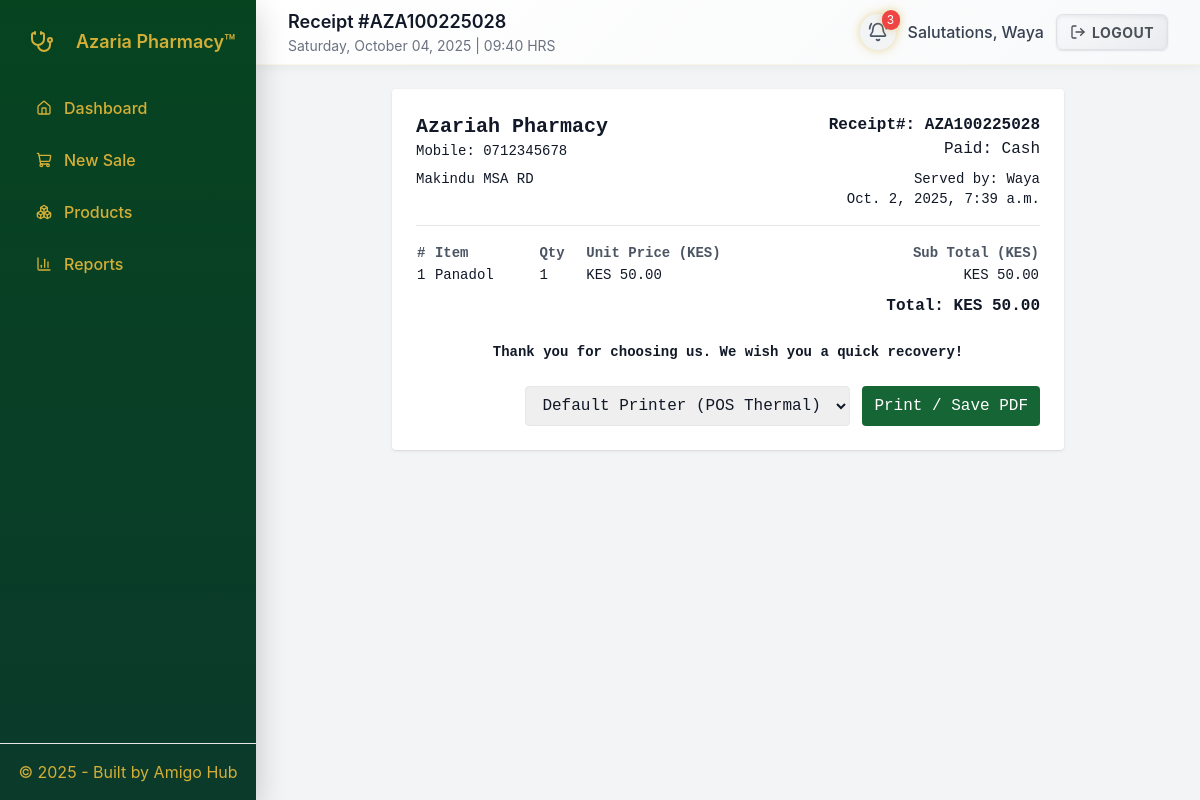
The app's page /receipt/28/ (signed in) with its own data.
### pos/models.py (models this page shows, shortened)
class Sale(models.Model):
    branch = models.ForeignKey(Branch, on_delete=models.CASCADE)
    cashier = models.ForeignKey(settings.AUTH_USER_MODEL, on_delete=models.SET_NULL, null=True)
    customer = models.ForeignKey(Customer, null=True, blank=True, on_delete=models.SET_NULL)
    created_at = models.DateTimeField(auto_now_add=True)
    total = models.DecimalField(max_digits=12, decimal_places=2)
    cash_received = models.DecimalField(max_digits=12, decimal_places=2, default=0)
    notes = models.TextField(blank=True)

class Branch(models.Model):
    name = models.CharField(max_length=120)
    address = models.TextField(blank=True)
    phone = models.CharField(max_length=30, blank=True)

class SaleItem(models.Model):
    sale = models.ForeignKey(Sale, on_delete=models.CASCADE, related_name="items")
    product = models.ForeignKey(Product, on_delete=models.PROTECT)
    product_stock = models.ForeignKey(ProductStock, on_delete=models.PROTECT, null=True, blank=True)
    unit_price = models.DecimalField(max_digits=10, decimal_places=2)
    qty = models.IntegerField()
    line_total = models.DecimalField(max_digits=12, decimal_places=2)

class Product(models.Model):
    name = models.CharField(max_length=255)
    category = models.CharField(max_length=120, blank=True)
    description = models.TextField(blank=True)
    price = models.DecimalField(max_digits=10, decimal_places=2)
    min_price = models.DecimalField(max_digits=10, decimal_places=2, default=0, validators=[MinValueValidator(Decimal('0.00'))])
    created_at = models.DateTimeField(auto_now_add=True)

### pos/views.py (the view)
# urls.py: path("receipt/<int:sale_id>/", views.receipt_view, name="receipt"),
@login_required
def receipt_view(request, sale_id):
    sale = get_object_or_404(Sale, pk=sale_id)
    messages.get_messages(request)
    if request.method == 'POST':
        return redirect('pos:sale_create')
    return render(request, "pos/receipt.html", {
        "sale": sale,
        "cashier_display_name": get_user_display_name(sale.cashier) if sale.cashier else 'Unknown'
    })

### pos/views.py (called while the page is built)
def get_user_display_name(user):
    return user.first_name or user.username

### pos/templates/pos/receipt.html (shortened to what this page needs)
{% extends "pos/base.html" %}
{% block page_title %}Receipt #<span id="receipt-title"></span>{% endblock %}
{% block content %}
<div class="bg-white p-6 rounded shadow max-w-2xl mx-auto receipt-content">
  <div class="flex justify-between items-start mb-2">
    <div>
      <h2 class="text-xl font-bold mb-0">{{ sale.branch.name }}</h2>
      <p class="text-sm">Mobile: {{ sale.branch.phone }}</p>
    </div>
    <div class="text-right">
      <div class="font-semibold">Receipt#: <span id="receipt-number"></span></div>
      <div>Paid: Cash</div>
    </div>
  </div>
  <div class="flex justify-between mb-4">
    <div>
      <p class="text-sm">{{ sale.branch.address }}</p>
    </div>
    <div class="text-right">
      <div class="text-sm">Served by: {{ user.first_name }}</div>
      <div class="text-sm">{{ sale.created_at }}</div>
    </div>
  </div>
  <hr class="my-4">
  <table class="w-full text-sm">
    <thead>
      <tr class="text-left text-gray-600">
        <th>#</th><th>Item</th><th>Qty</th><th>Unit Price (KES)</th><th class="text-right">Sub Total (KES)</th>
      </tr>
    </thead>
    <tbody>
      {% for it in sale.items.all %}
        <tr>
          <td>{{ forloop.counter }}</td>
          <td>{{ it.product.name }}</td>
          <td>{{ it.qty }}</td>
          <td>KES {{ it.unit_price }}</td>
          <td class="text-right">KES {{ it.line_total }}</td>
        </tr>
      {% endfor %}
    </tbody>
  </table>
  <div class="text-right font-semibold">
    Total: KES {{ sale.total }}
  </div>
  <div class="mt-6 text-center">
    <p class="text-sm font-semibold">Thank you for choosing us. We wish you a quick recovery!</p>
  </div>
  <div class="mt-6 flex justify-end space-x-3 print-buttons">
    <select id="printer-select" class="px-3 py-2 rounded border">
      <option value="default">Default Printer (POS Thermal)</option>
    </select>
    <button onclick="printReceipt()" class="px-3 py-2 rounded bg-green-800 text-white">Print / Save PDF</button>
  </div>
</div>
{% endblock %}

### pos/templates/pos/base.html (shortened to what this page needs)
{% load static %}
<!doctype html>
<html lang="en">
<head>
  <script src="https://cdn.tailwindcss.com"></script>
</head>
<body class="min-h-screen">
  <div class="flex min-h-screen page-wrapper">
    {% if request.user.is_authenticated %}
    <aside id="sidebar"
           class="sidebar-panel fixed inset-y-0 left-0 z-40 w-64 transform -translate-x-full lg:translate-x-0 transition-transform duration-300 ease-out flex flex-col h-screen text-base"
           aria-hidden="true">
      <div class="p-5">
        <div class="flex items-center gap-3 mb-5">
          <figure class="w-11 h-11 rounded-lg bg-white/8 flex items-center justify-center text-lg backdrop-filter: blur(10px)" role="img" aria-label="Azaria Pharmacy Logo">
            <i data-lucide="stethoscope" class="w-6 h-6"></i>
          </figure>
          <div>
            <div class="text-lg font-semibold">Azaria Pharmacy™</div>
          </div>
        </div>
        <nav class="space-y-1 mt-2">
          <a href="{% url 'pos:dashboard' %}" class="nav-link {% if request.resolver_match and request.resolver_match.url_name == 'dashboard' %}active{% endif %}" aria-label="Go to Dashboard">
            <i data-lucide="home" class="w-4 h-4"></i>
            <span>Dashboard</span>
          </a>
          <a href="{% url 'pos:sale_create' %}" class="nav-link {% if request.resolver_match and request.resolver_match.url_name == 'sale_create' %}active{% endif %}" aria-label="Create New Sale">
            <i data-lucide="shopping-cart" class="w-4 h-4"></i>
            <span>New Sale</span>
          </a>
          <a href="{% url 'pos:product_list' %}" class="nav-link {% if request.resolver_match and request.resolver_match.url_name == 'product_list' %}active{% endif %}" aria-label="View Products">
            <i data-lucide="boxes" class="w-4 h-4"></i>
            <span>Products</span>
          </a>
          {% if user.is_superuser %}
          <a href="{% url 'pos:reports' %}" class="nav-link {% if request.resolver_match and request.resolver_match.url_name == 'reports' %}active{% endif %}" aria-label="View Reports">
            <i data-lucide="bar-chart-3" class="w-4 h-4"></i>
            <span>Reports</span>
          </a>
          {% endif %}
        </nav>
      </div>
      <div class="mt-auto p-4 border-t border-white/6 text-center sidebar-footer">
        &copy; {% now "Y" %} - Built by
        <a href="https://amigohub.africa" target="_blank" rel="noopener" aria-label="Visit Amigo Hub website">Amigo Hub</a>
      </div>
    </aside>
    {% endif %}
    <div class="flex-1 main-content lg:ml-64">
      <header class="bg-white border-b sticky top-0 z-20">
        <div class="max-w-7xl mx-auto px-4 sm:px-6 lg:px-8">
          <div class="flex items-center justify-between h-16">
            <div class="flex items-center gap-3">
              <div class="page-title-group">
                {% if request.user.is_authenticated %}
                  <h1 class="text-lg font-semibold">{% block page_title %}Dashboard{% endblock %}</h1>
                  <p class="text-sm text-gray-500">{% now "l, F d, Y" %} | {% now "H:i" %} HRS</p>
                {% endif %}
              </div>
            </div>
            <div class="flex items-center gap-3">
              {% if request.resolver_match and request.resolver_match.url_name not in 'login signup' %}
                {% if request.user.is_authenticated %}
                  <div class="flex items-center gap-3">
                    {% if user.is_superuser %}
                    <div class="relative" id="bell-container">
                      <button id="notifications-bell" class="p-2 rounded-full bg-gray-100 hover:bg-gray-200 focus:outline-none focus:ring-2 focus:ring-gold transition-all duration-200" aria-label="View notifications" aria-haspopup="true" aria-expanded="false">
                        <i data-lucide="bell-ring" class="w-5 h-5 text-gray-600"></i>
                        <span id="unread-badge" class="absolute -top-1 -right-1 bg-red-500 text-white text-xs rounded-full min-w-[18px] h-5 flex items-center justify-center" style="display: none;">0</span>
                      </button>
                    </div>
                    {% endif %}
                    <span class="text-gray-700 font-medium hidden sm:inline" aria-live="polite">Salutations, {{ user.first_name|default:user.get_username }}</span>
                    <form action="{% url 'pos:logout' %}" method="post" class="inline" aria-label="Logout form">
                      <button type="submit" class="btn-logout focus:outline-none focus:ring-2 focus:ring-gold focus:ring-offset-2" aria-label="Log out of the application">
                        <i data-lucide="log-out" class="w-4 h-4"></i>
                        <span class="hidden sm:inline">Logout</span>
                      </button>
                    </form>
                  </div>
                {% else %}
                  <a href="{% url 'pos:login' %}" class="btn-primary" aria-label="Log in to the application">
                    <i data-lucide="log-in" class="w-4 h-4"></i>
                    <span>Login</span>
                  </a>
                {% endif %}
              {% endif %}
            </div>
          </div>
        </div>
      </header>
      <main class="py-6 min-h-[calc(100vh-4rem)]">
        <div class="max-w-7xl mx-auto px-4 sm:px-6 lg:px-8">
          <div class="page-content">
            {% block content %}{% endblock %}
          </div>
        </div>
      </main>
    </div>
  </div>
</body>
</html>

### pos/templates/pos/base.html (style rules this page uses)
:root { --darkgreen: #064420; --gold: #D4AF37; --gold-dark: #D4AF37; --panel-bg: #ffffff; --muted: #6b7280; --glass-bg: rgba(255, 255, 255, 0.25); --glass-border: rgba(255, 255, 255, 0.18); --neon-glow: 0 0 10px rgba(212, 175, 55, 0.5); }
body { font-family: Inter, ui-sans-serif, system-ui, -apple-system, "Segoe UI", Roboto, "Helvetica Neue", Arial; background: #f3f4f6; color: #111827; min-height: 100vh; }
.page-wrapper { position: relative; overflow: hidden; }
.page-content { animation: fadeSlideIn 0.4s cubic-bezier(0.4, 0, 0.2, 1) forwards; opacity: 0; transform: translateY(10px); }
body.loaded .page-content { animation-play-state: running; }
.sidebar-panel { background: linear-gradient(180deg, var(--darkgreen), #0b3a2b); color: var(--gold); box-shadow: 0 10px 30px rgba(0, 0, 0, 0.2); }
.nav-link { display: flex; align-items: center; gap: .75rem; padding: .75rem 1rem; border-radius: .5rem; color: var(--gold); text-decoration: none; font-weight: 500; transition: all 0.3s cubic-bezier(0.4, 0, 0.2, 1); position: relative; overflow: hidden; margin: 0.125rem 0; }
.nav-link::before { content: ''; position: absolute; top: 50%; left: 50%; width: 0; height: 0; background: rgba(255, 255, 255, 0.2); border-radius: 50%; transform: translate(-50%, -50%); transition: width 0.6s, height 0.6s; }
.btn-logout { background: linear-gradient(145deg, #f8f9fa, #e9ecef); border: 1px solid #dee2e6; color: #495057; padding: .4rem .8rem; border-radius: .4rem; font-weight: 700; display: inline-flex; align-items: center; gap: .4rem; transition: all 0.3s cubic-bezier(0.4, 0, 0.2, 1); position: relative; overflow: hidden; box-shadow: inset 0 2px 4px rgba(0, 0, 0, 0.06), 0 1px 2px rgba(0, 0, 0, 0.1); text-transform: uppercase; letter-spacing: 0.5px; font-size: 0.875rem; }
.btn-logout::before { content: ''; position: absolute; top: 0; left: -100%; width: 100%; height: 100%; background: linear-gradient(90deg, transparent, rgba(255, 255, 255, 0.4), transparent); transition: left 0.6s; }
.sidebar-footer a { color: var(--gold); text-decoration: none; transition: color 0.2s; }
.main-content { width: 100%; min-width: 0; }
.page-title-group > * { transition: opacity 0.3s ease-in-out; }
header { background: linear-gradient(135deg, #ffffff 0%, #f8f9fa 100%); border-bottom: 1px solid rgba(212, 175, 55, 0.1); box-shadow: 0 2px 10px rgba(0, 0, 0, 0.05); }
#unread-badge { animation: pulse 2s cubic-bezier(0.4, 0, 0.6, 1) infinite; box-shadow: var(--neon-glow); }
#bell-container:has(#unread-badge[style*="display: flex"]) #notifications-bell { box-shadow: var(--neon-glow); animation: glow 1.5s ease-in-out infinite alternate; }

### pos/templates/pos/receipt.html (style rules this page uses)
.receipt-content { font-family: 'Courier New', Courier, monospace; }

### records on screen
Sale: branch.name "Azariah Pharmacy", branch.phone "0712345678", branch.address "Makindu MSA RD", created_at "Oct. 2, 2025, 7:39 a.m.", total "50.00"
SaleItem: product.name "Panadol", qty "1", unit_price "50.00", line_total "50.00"

### other values on screen
{{ user.first_name|default:user.get_username }} "Waya"
{{ user.first_name }} "Waya"
